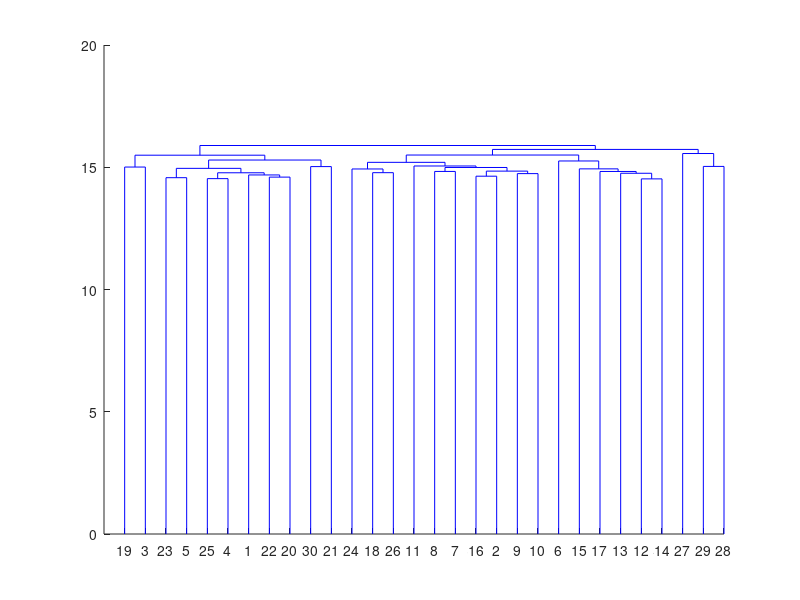

Recreate this plot in MATLAB.
% load data
load('d.mat');

% number of clusters
m = 103;

% number of unique words
w = 103;
% number of speakers
s = 10;

Z = linkage(d, 'weighted');
figure;
dendrogram(Z);

%% cluster by word (hopefully)
T_W = cluster(Z, 'maxclust', m);

S_W = reshape(T_W, w, s);

%evaluate this clustering

%Find cluster each word is being put into
C_W = mode(S_W,2);
%find how many speakers' words were put into that cluster
SC_W = sum(S_W==repmat(C_W,1,s),2);
%Compute average accuracy
average_accuracy_words = mean(SC_W/s)

%%  cluster by gender (hopefully)
T_S = cluster(Z, 'maxclust', s);

S_S = reshape(T_S, w, s);

%evaluate this clustering

%Find cluster each word is being put into
C_S = mode(S_S,1);
%find how many speakers' words were put into that cluster
SC_S = sum(S_S==repmat(C_S,m,1),1);
%Compute average accuracy
average_accuracy_speakers = mean(SC_W/m)
